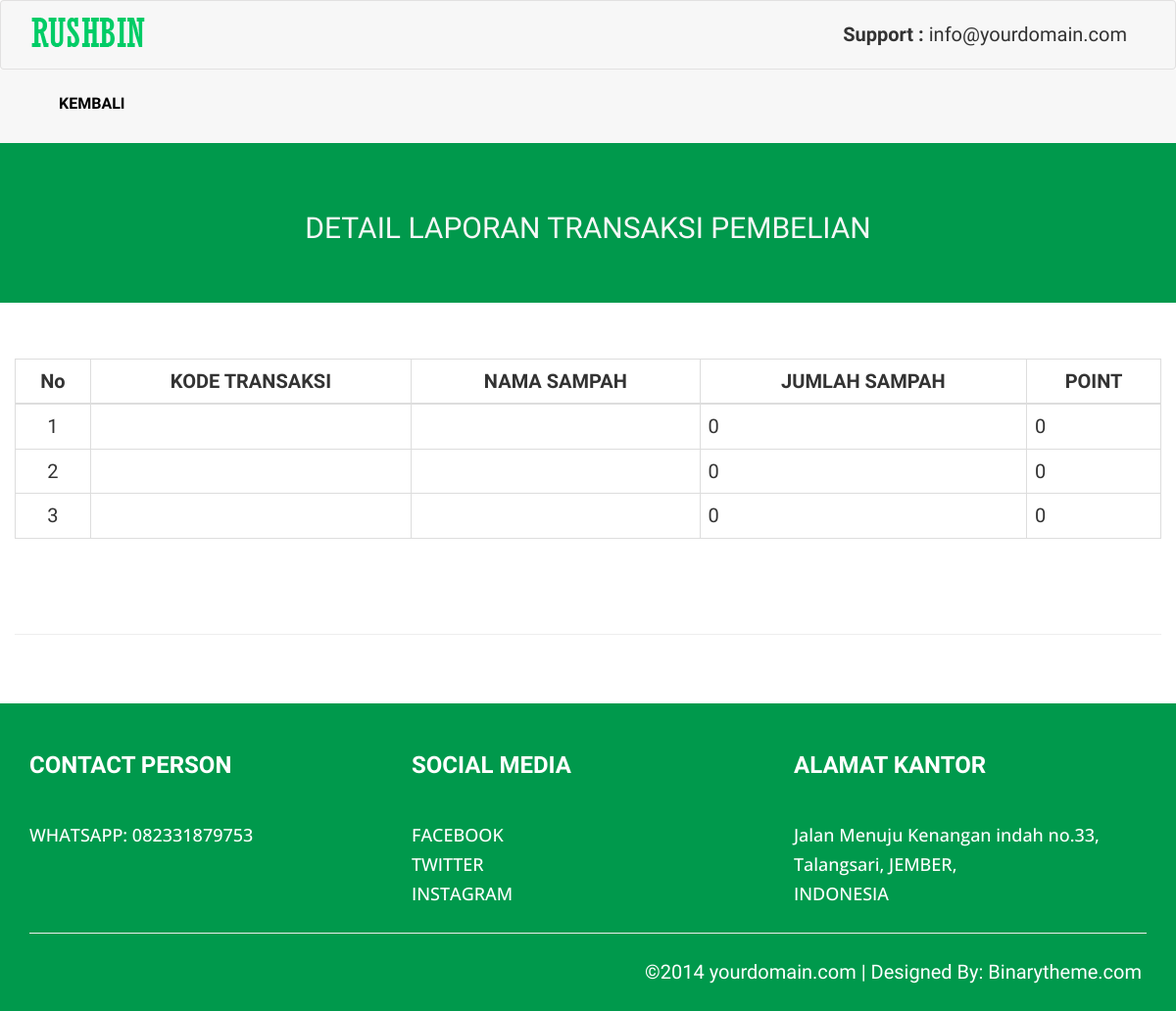
The page /detail_laporan_beli.php (signed in) on the database its author committed.
### tables this page shows
CREATE TABLE `laporan_beli` (
  `kode_transaksi` varchar(7) NOT NULL,
  `id_sampah` varchar(7) NOT NULL,
  `nama_sampah` varchar(50) NOT NULL,
  `jumlah_sampah` int(5) NOT NULL,
  `point` int(10) NOT NULL
);

### Web/detail_laporan_beli.php (the view, shortened to what this page needs)
<!DOCTYPE html>
<html xmlns="http://www.w3.org/1999/xhtml">
<head>
    <link href="assets/css/bootstrap.css" rel="stylesheet" />
    <link href="assets/css/font-awesome.css" rel="stylesheet" />
    <link href="assets/css/animate.css" rel="stylesheet" />
    <link href="assets/css/flexslider.css" rel="stylesheet" />
    <link href="assets/css/style_copy.css" rel="stylesheet" />
</head>
<body>
    <div class="navbar navbar-inverse set-radius-zero">
        <div class="container">
            <div class="navbar-header">
                <a class="navbar-brand" href="home.php">
                    <img src="assets/img/portfolio/logo1.png" />
                </a>
            </div>
            <div class="right-div">
                <strong>Support : </strong> info@yourdomain.com
            </div>
        </div>
    </div>
    <section class="menu-section">
        <div class="container">
            <div class="row ">
                <div class="col-md-12">
                    <div class="navbar-collapse collapse ">
                        <ul id="menu-top" class="nav navbar-nav navbar-left">
                            <?php $url = isset($_SERVER['HTTP_REFERER']) ? htmlspecialchars($_SERVER['HTTP_REFERER']) : ''; ?>
                            <li><a href="<?=$url?>">KEMBALI</a></li>
                        </ul>
                    </div>
                </div>
            </div>
        </div>
    </section>
    <div class="below-slideshow">
        <div class="container">
            <div class="row">
                <div class="col-lg-12 col-md-12 col-sm-12 col-xs-12">
                    <div class="txt-block">
                        <h1 class="head-line"> DETAIL LAPORAN TRANSAKSI PEMBELIAN</h1>
                    </div>
                </div>
            </div>
        </div>
    </div>
    <div class="container">
        <div class="row">
            <div>
                <table border="1" class="table table-bordered">
                    <thead class="thead-dark">
                        <tr>
                            <th class="tbl text-center">No</th>
                            <th class="tbl text-center">KODE TRANSAKSI</th>
                            <th class="tbl text-center">NAMA SAMPAH</th>
                            <th class="tbl text-center">JUMLAH SAMPAH</th>
                            <th class="tbl text-center">POINT</th>
                        </tr>
                    </thead>
                    <tbody>
                        <?php
                            include 'koneksi.php';
                            $data = $_GET['kode_transaksi'];
                            $sql = "SELECT * FROM laporan_beli where kode_transaksi = '$data'";
                            $hasil = mysqli_query($koneksi,$sql);
                            $nomer = 1;
                            while($data = mysqli_fetch_array($hasil,MYSQLI_ASSOC)){
                            ?>
                        <tr>
                            <td class="no text-center"><?php echo $nomer++; ?></td>
                            <td><?php echo $data['kode_transaksi']; ?></td>
                            <td><?php echo $data['nama_sampah']; ?></td>
                            <td><?php echo $data['jumlah_sampah']; ?></td>
                            <td><?php echo $data['point']; ?></td>
                        </tr>
                        <?php
                            }
                            ?>
                    </tbody>
                </table>
                <hr>
            </div>
        </div>
    </div>
    <div class="footer-sec">
    <div class="container">
        <div class="row">
            <div class="col-lg-4 col-md-4 col-sm-4 col-xs-12 social-div">
                <h3> <strong>CONTACT PERSON</strong> </h3>
                <br />
                <a href="https://wa.me/6282331879753">
                    <h4>WHATSAPP: 082331879753 </h4>
                </a>
            </div>
            <div class="col-lg-4 col-md-4 col-sm-4 col-xs-12 social-div">
                <h3> <strong>SOCIAL MEDIA</strong> </h3>
                <br />
                <a href="http://www.facebook.com/">
                    <h4>FACEBOOK </h4>
                </a>
                <a href="http://www.twitter.com/">
                    <h4>TWITTER </h4>
                </a>
                <a href="http://www.instagram.com/">
                    <h4>INSTAGRAM </h4>
                </a>
            </div>
            <div class="col-lg-4 col-md-4 col-sm-4 col-xs-12">
                <h3> <strong>ALAMAT KANTOR</strong> </h3>
                <br />
                <h4>Jalan Menuju Kenangan indah no.33,</h4>
                <h4>Talangsari, JEMBER,</h4>
                <h4>INDONESIA</h4>
            </div>
        </div>
        <div class="row">
            <div class="col-lg-12 col-md-12 col-sm-12 col-xs-12">
                <hr />
                <div style="text-align:right;padding:5px;">
                    &copy;2014 yourdomain.com | <a href="http://www.binarytheme.com/" style="color:#fff;"
                        target="_blank">Designed By: Binarytheme.com</a>
                </div>
            </div>
        </div>
    </div>
</div>
</body>
</html>

### Web/assets/css/style_copy.css (style rules this page uses)
h1,h2,h4 { font-family: 'Open Sans', sans-serif; }
.head-line { font-weight:500; text-align:center; text-transform:uppercase; font-size:30px; font-family: 'Lobster', cursive; }
.right-div { float: right; padding: 20px; font-size:20px; }
#menu-top a { color:#000; text-decoration:none; font-weight:500; padding: 25px 15px 25px 15px; text-transform:uppercase; font-size:16px; font-weight:900; }
.menu-section { background-color: #f7f7f7; border-bottom:5px solid #f7f7f7; width:100% }
.navbar-inverse { background-color: #f7f7f7; border-color: rgba(155, 153, 153, 0.23); }
.navbar { min-height: 70px; margin-bottom: 0px; }
.below-slideshow { color:#f7f7f7; background:#00994c; padding-bottom:50px; }
.below-slideshow .txt-block { padding-top:50px; }
.footer-sec { margin-top:50px; padding-top:30px; color:#fff; background:#00994c; padding-bottom:20px; }
.social-div a,a:hover { color:#fff; text-decoration:none; }

### rows shown on the page
laporan_beli: jumlah_sampah "0", point "0"
laporan_beli: jumlah_sampah "0", point "0"
laporan_beli: jumlah_sampah "0", point "0"
